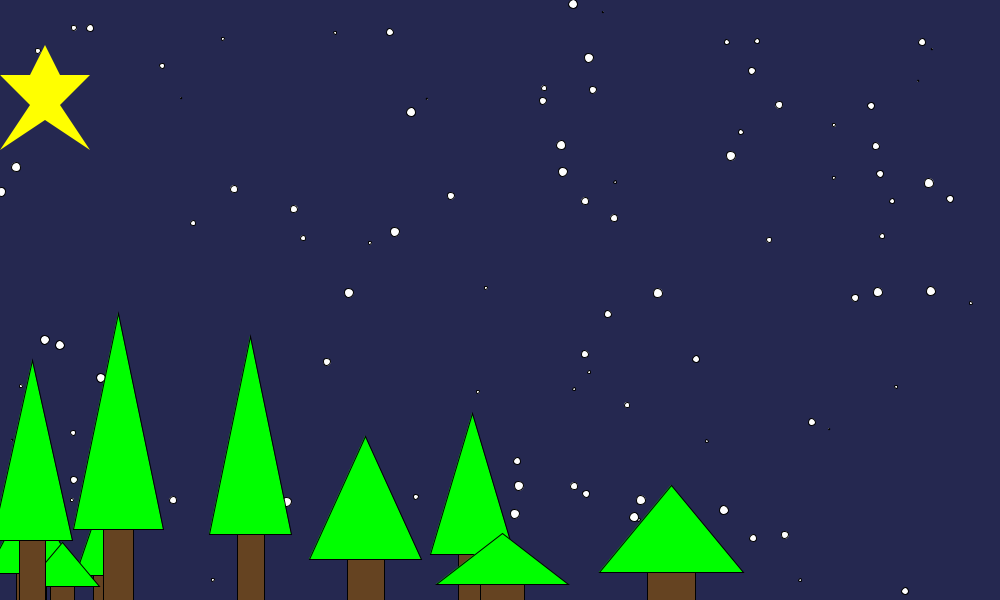
Frame 1 (no input)
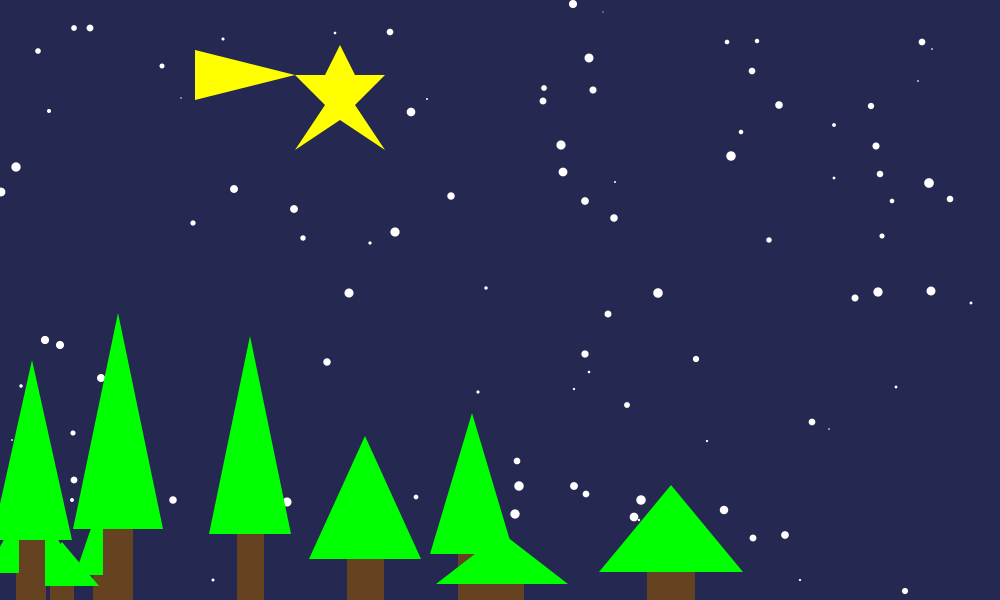
Frame 60 (the mouse pressed at the canvas centre just before this capture)
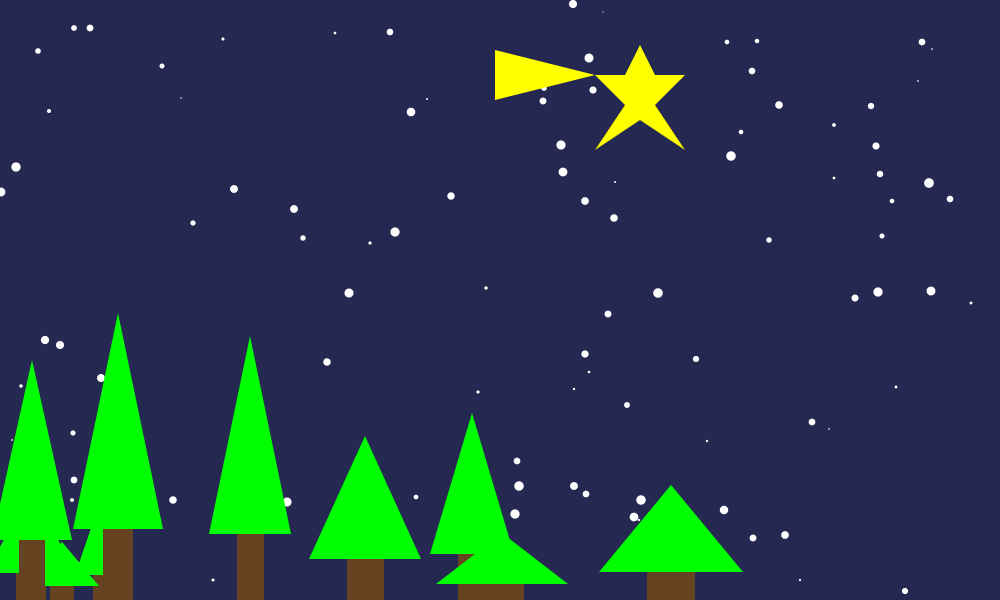
Frame 120 (the mouse held since frame 60 and released just before this capture)

The Processing sketch that drew these frames (run headless with seeded random() and noise(); from frame 60 on, the mouse is pressed at the canvas centre):

// Processing sketch: BigliettoNatale
// ── BigliettoNatale.pde
Albero pino = new Albero();
CieloStellato cielo = new CieloStellato();
StellaCometa stella = new StellaCometa();
int PUNTO_DI_INIZIO_STELLA_COMETA = -100;
int x=PUNTO_DI_INIZIO_STELLA_COMETA;
int y=100;

public void setup(){
  size(1000,600);
  background(255,255,255);
}

public void draw(){
  cielo.disegnaCieloStellato(0);
  pino.disegnaForesta(0);
  stella.disegnaStellaCometa(x,y);
  x+=5;
  if(x>1000){
    x=PUNTO_DI_INIZIO_STELLA_COMETA;
  }
  delay(1);
}

// ── Albero.pde
public class Albero{
  private static final int LARGHEZZA_FINESTRA = 1000;
  private static final int ALTEZZA_FINESTRA = 600;
  private color MARRONE = color(101,67,33);
  private color VERDE = color(0,255,0);
  private static final int N_ALBERI = 10;
  private int [] posX = new int [N_ALBERI];
  private int [] altezza = new int [N_ALBERI];
  private int [] larghezza = new int [N_ALBERI];
  
  public Albero(){
    for(int i=0; i<N_ALBERI;i++){
      this.posX[i]=round(random(0,LARGHEZZA_FINESTRA));
      this.altezza[i]=round(random(50,300));
      this.larghezza[i]=round(random(50,150));
    }
  }
  
  public void disegnaAlbero(int larghezza, int altezza, int posizioneX, int posizioneY){
    int altezza_tronco = altezza/4;
    int altezza_chioma = altezza-altezza_tronco;
     
    int larghezza_tronco = larghezza/3;
    int larghezza_chioma = larghezza;
    
    /*
    if(posizioneX<0 || posizioneX>LARGHEZZA_FINESTRA || posizioneY<0 || posizioneY>ALTEZZA_FINESTRA){
      throw new Exception("coordinate x e y non valide");
    }
    */
    
    /*
    if(larghezza<0 || altezza<0 || posizioneY-altezza_tronco-altezza_chioma<0 || posizioneX+(larghezza_chioma/2)+(larghezza_tronco/2)>ALTEZZA_FINESTRA || posizioneX-(larghezza_chioma/2)+(larghezza_tronco/2)<0){
      throw new Exception("dimensioni non valide");
    }   
    */
     
    fill(MARRONE);
    rect(posizioneX,posizioneY-altezza_tronco,larghezza_tronco,altezza_tronco);
     
    fill(VERDE);
    triangle(posizioneX-(larghezza_chioma/2)+(larghezza_tronco/2),posizioneY-altezza_tronco,posizioneX+(larghezza_chioma/2)+(larghezza_tronco/2),posizioneY-altezza_tronco,posizioneX+(larghezza_tronco/2),posizioneY-altezza_chioma-altezza_tronco);  
  }
  
  public void disegnaForesta(int x){
    for(int i=0; i<N_ALBERI; i++){
      disegnaAlbero(this.larghezza[i],this.altezza[i],this.posX[i]+x,ALTEZZA_FINESTRA);
    }
  }
}

// ── CieloStellato.pde
public class CieloStellato{
  private static final int N_STELLE = 100;
  private color BIANCO = color(255,255,255);
  private int [] posX = new int [N_STELLE];
  private int [] posY = new int [N_STELLE];
  private float [] dim = new float [N_STELLE];
  private static final int LARGHEZZA_FINESTRA = 1000;
  private static final int ALTEZZA_FINESTRA = 600;
  
  public CieloStellato(){
    for(int i=0; i<N_STELLE; i++){
      this.posX[i]=round(random(0,LARGHEZZA_FINESTRA));
      this.posY[i]=round(random(0,ALTEZZA_FINESTRA));
      this.dim[i]=random(1.0,10.0);
    }
  }
  
  public void disegnaCieloStellato(int x){
    background(37,40,80);
    for(int i=0; i<N_STELLE; i++){
      fill(BIANCO);
      circle(this.posX[i]+x,this.posY[i],this.dim[i]);
    } 
  }
}

// ── StellaCometa.pde
public class StellaCometa{
  
  private static final int ALTEZZA_CODA = 50;
  private static final int LARGHEZZA_CODA = 100;
  private static final int LATO_STELLA = 30;
  private color GIALLO = color(255,255,0);
  
  public StellaCometa(){
  }
  
  public void disegnaStellaCometa(int x, int y){
    fill(GIALLO);
    triangle(x,y,x+LARGHEZZA_CODA,y-(ALTEZZA_CODA/2),x,y-ALTEZZA_CODA);
    
    noStroke();
    fill(GIALLO);
    beginShape();
    
    x=x+LARGHEZZA_CODA;
    y=y-(ALTEZZA_CODA/2);
    vertex(x,y);
    
    x=x+LATO_STELLA;
    vertex(x,y);
    
    x=x+(LATO_STELLA/2);
    y=y-LATO_STELLA;
    vertex(x,y);
    
    x=x+(LATO_STELLA/2);
    y=y+LATO_STELLA;
    vertex(x,y);
    
    x=x+LATO_STELLA;
    vertex(x,y);
    
    x=x-LATO_STELLA;
    y=y+LATO_STELLA;
    vertex(x,y);
    
    x=x+LATO_STELLA;
    y=y+LATO_STELLA+(LATO_STELLA/2);
    vertex(x,y);
    
    x=x-LATO_STELLA-(LATO_STELLA/2);
    y=y-LATO_STELLA;
    vertex(x,y);
    
    x=x-LATO_STELLA-(LATO_STELLA/2);
    y=y+LATO_STELLA;
    vertex(x,y);
    
    x=x+LATO_STELLA;
    y=y-LATO_STELLA-(LATO_STELLA/2);
    vertex(x,y);
    
    endShape();
  }  
}
